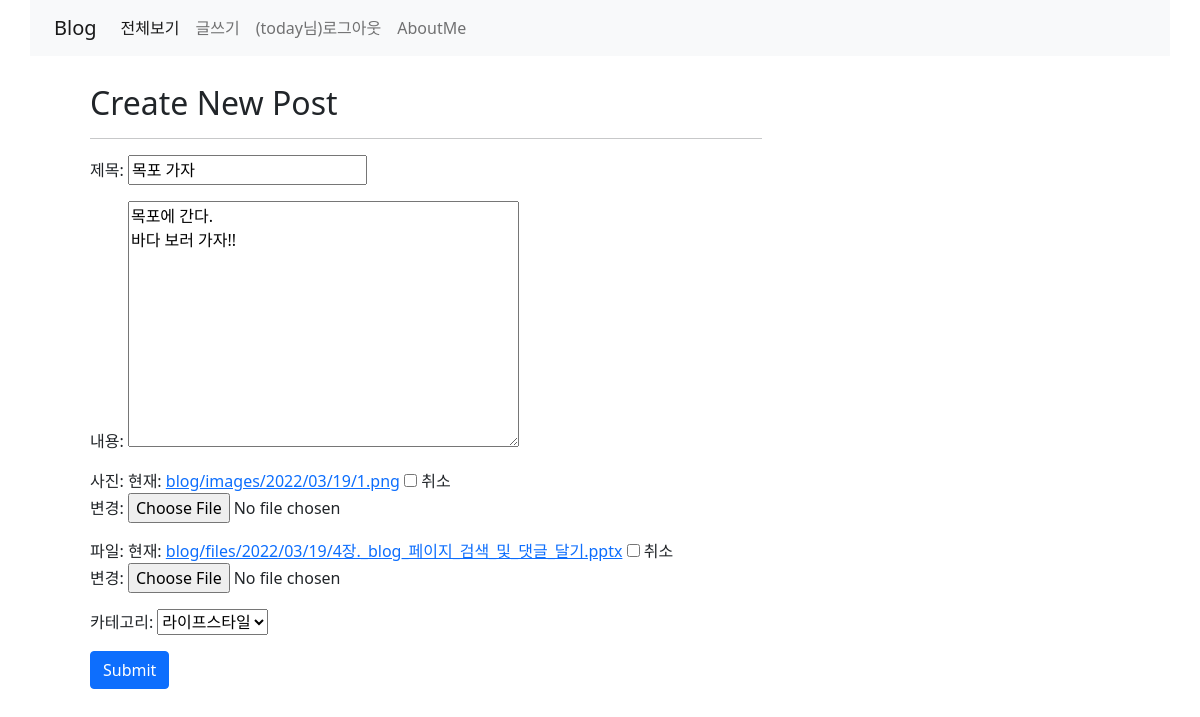
The app's page /blog/post/modify/30/ (signed in) with its own data.
### blog/models.py (models this page shows, shortened)
class Post(models.Model):
    title = models.CharField(max_length=100)
    content = models.TextField()
    pub_date = models.DateTimeField()
    modify_date = models.DateTimeField(null=True, blank=True)
    photo = models.ImageField(upload_to='blog/images/%Y/%m/%d', null=True, blank=True)
    file = models.FileField(upload_to='blog/files/%Y/%m/%d', null=True, blank=True)
    author = models.ForeignKey(User, on_delete=models.CASCADE)
    category = models.ForeignKey(Category, null=True, blank=True, on_delete=models.SET_NULL)

### blog/views.py (the view)
# urls.py: path('post/modify/<int:post_id>/', views.post_modify, name='post_modify'),
@login_required(login_url='common:login')
def post_modify(request, post_id):
    post = Post.objects.get(id=post_id)
    if request.method == "POST":
        form = PostForm(request.POST, request.FILES, instance=post)
        if form.is_valid():
            post = form.save(commit=False)
            post.modify_date = timezone.now()
            post.author = request.user
            post.save()
            return redirect('blog:detail', post_id=post_id)
    else:
        form = PostForm(instance=post)
    context = {'form':form}
    return render(request, 'blog/post_form.html', context)

### blog/forms.py
class PostForm(forms.ModelForm):
    class Meta:
        model = Post
        fields = ['title', 'content', 'photo', 'file', 'category']
        labels = {
            'title':'제목',
            'content':'내용',
            'photo':'사진',
            'file':'파일',
            'category':'카테고리'
        }

### blog/models.py (called while the page is built)
    def __str__(self):
        return self.name

### templates/blog/post_form.html (shortened to what this page needs)
{% extends 'base.html' %}
{% block content %}
<div class="container">
    <div class="row mt-4 px-5">
        <div class="col-8">
            <h2>Create New Post</h2>
            <hr>
                <form method="post" enctype="multipart/form-data">
                    {{ form.as_p }}
                    <button type="submit" class="btn btn-primary">Submit</button>
                </form>
            </div>
        </div>
</div>
{% endblock %}

### templates/navbar.html (shortened to what this page needs)
<nav class="navbar navbar-expand-lg navbar-light bg-light container fixed-top">
  <div class="container-fluid">
    <a class="navbar-brand" href="{% url 'aboutme:index' %}">Blog</a>
    <div class="collapse navbar-collapse" id="navbarNav">
      <ul class="navbar-nav">
        <li class="nav-item">
          <a class="nav-link active" aria-current="page" href="{% url 'blog:postlist' %}">전체보기</a>
        </li>
        <li class="nav-item">
          <a class="nav-link" href="{% url 'blog:post_create' %}">글쓰기</a>
        </li>
        <li class="nav-item">
            {% if user.is_authenticated %}
            <a class="nav-link" href="{% url 'common:logout' %}">({{ user.username }}님)로그아웃</a>
            {% else %}
            <a class="nav-link" href="{% url 'common:login' %}">로그인</a>
            {% endif %}
        </li>
        <li class="nav-item">
          <a class="nav-link" href="{% url 'aboutme:profile' %}">AboutMe</a>
        </li>
      </ul>
    </div>
  </div>
</nav>

### static/post/css/style.css (style rules this page uses)
body { padding-top: 60px; }

### records on screen
Post: title "목포 가자", content "목포에 간다. 바다 보러 가자!!", category "라이프스타일"

### other values on screen
{{ user.username }} "today"
